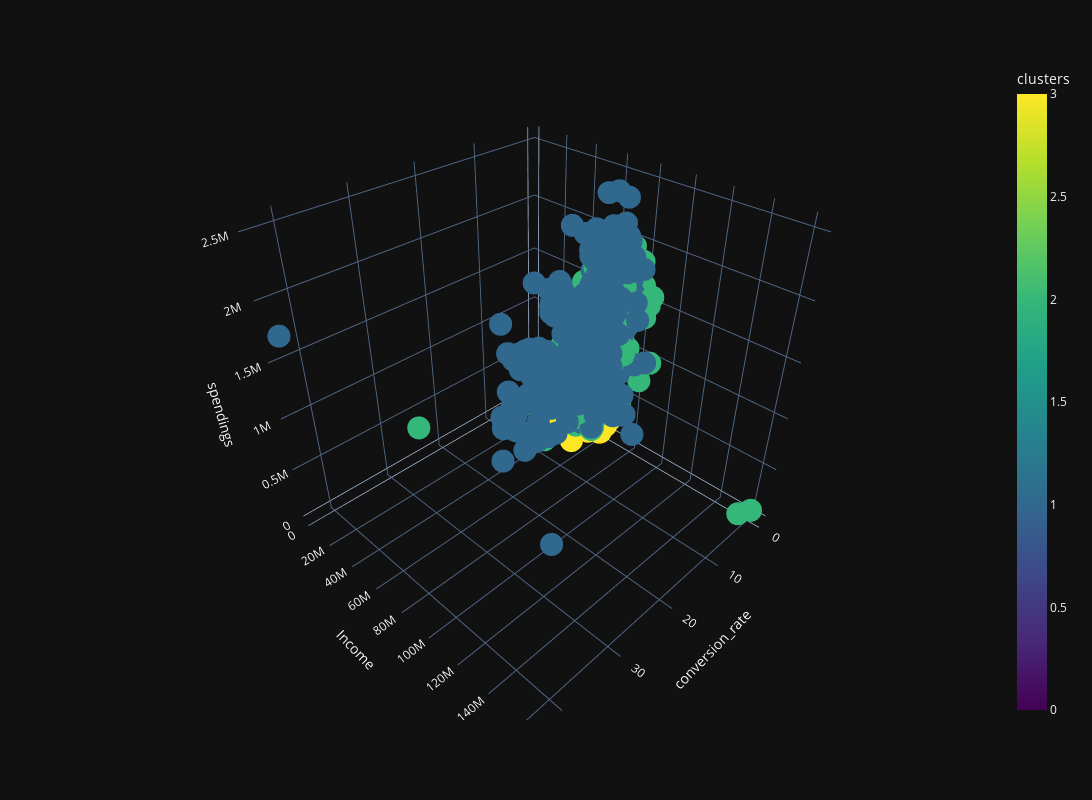

Source (notebook cell):
### Code cell
df_out['clusters'] = df_out['clusters'].astype(float)
fig = px.scatter_3d(df_out, x='conversion_rate', y='Income', z='spendings', color='clusters',
                 template='plotly_dark',width=1200, height=800, color_continuous_scale='Viridis')
fig.show()

### Figure 1 — Plotly figure (JSON) as saved in the notebook; plotly's stock layout.template omitted (floating-point values rounded to 4 significant figures; data arrays with more than 128 entries replaced by an {"elided": "..."} marker saying what was removed)
{"data": [{"hovertemplate": "conversion_rate=%{x}<br>Income=%{y}<br>spendings=%{z}<br>clusters=%{marker.color}<extra></extra>", "legendgroup": "", "marker": {"color": {"elided": "2205 int values"}, "coloraxis": "coloraxis", "symbol": "circle"}, "mode": "markers", "name": "", "scene": "scene", "showlegend": false, "type": "scatter3d", "x": {"elided": "2205 float values"}, "y": {"elided": "2205 int values"}, "z": {"elided": "2205 int values"}}], "layout": {"coloraxis": {"colorbar": {"title": {"text": "clusters"}}, "colorscale": [[0, "#440154"], [0.1111, "#482878"], [0.2222, "#3e4989"], [0.3333, "#31688e"], [0.4444, "#26828e"], [0.5556, "#1f9e89"], [0.6667, "#35b779"], [0.7778, "#6ece58"], [0.8889, "#b5de2b"], [1, "#fde725"]]}, "height": 800, "legend": {"tracegroupgap": 0}, "margin": {"t": 60}, "scene": {"domain": {"x": [0, 1], "y": [0, 1]}, "xaxis": {"title": {"text": "conversion_rate"}}, "yaxis": {"title": {"text": "Income"}}, "zaxis": {"title": {"text": "spendings"}}}, "width": 1200}}
